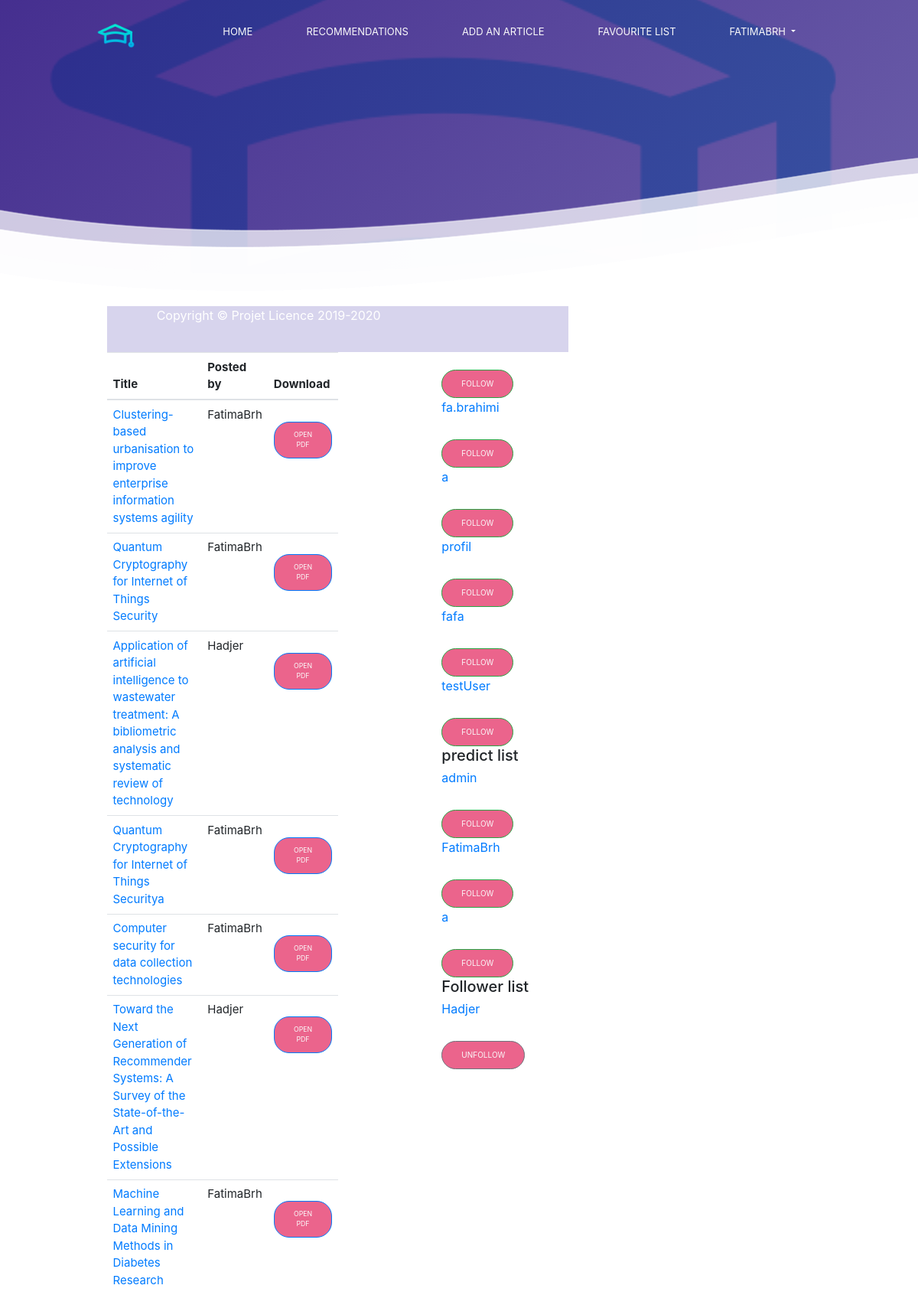
Screenshot of / (signed in) with the database file from the repository.
### articl/models.py (models this page shows, shortened)
class ArticlPub(models.Model):
    ArticlTYPE=(
      ('1','Research Article'),
      ('2','Research Paper'),
      ('3','Review Paper'),
      ('4','Review Article'),
      ('5','Peer-Reviewed Articles'),
    )
    DOMAINE=(
        ('1','Computer Hardware'),
        ('2','Computer Networking'),
        ('3','Computer Software'),
        ('4','Cloud computing'),
        ('5','Cyber Security and Ethical Hacking'),
        ('6','Data Science and Data Analysis'),
        ('7','Programming Language'),
        ('8','Artificial intelligence'),
        ('9','Operating system'),
        ('10','Web Development'),
        ('11','Web Designing'),
        ('12','Graphics design'),
        ('13','Network Analytics and testing'),
        ('14','Robotics'),
        ('15','others field'),
        )
    user = models.ForeignKey(settings.AUTH_USER_MODEL, on_delete=models.CASCADE)
    titre=models.CharField(max_length=500)
    resumé=models.CharField(max_length=2000, blank=True)
    keywords=models.CharField(max_length=500, blank=True)
    maison_ed=models.CharField(max_length=500,blank=True)
    typeArticl=models.CharField(max_length=100,blank=False,choices=ArticlTYPE)
    path=models.FileField(blank=True,null=True,upload_to='chapter/%Y/')
    auteurEcrit = models.ManyToManyField(Profile, blank=True, null=True)
    favourite = models.ManyToManyField(User,related_name='favourite', blank=True)
    timestamp = models.DateField(auto_now=False, auto_now_add=True)
    domaineArt=models.CharField(max_length=100,choices=DOMAINE,blank=False,default='Computer Software ')

### home/views.py (the view)
# urls.py: path(r'', HomeView.as_view(),name='home'),
class HomeView(TemplateView):
    template_name = 'home.html'
    def get(self, request):
        profiles=Profile.objects.exclude(id=request.user.id)
        users = User.objects.exclude(id=request.user.id)
        arts=ArticlPub.objects.all()
        follower, created = Follower.objects.get_or_create(current_user=request.user)
        followers = follower.users.all()
        predict_list = get_predict_list(request.user)
        print(predict_list)
        demographic_list = demographic(request.user)
        print(demographic_list)
        for item in demographic_list.keys():
            if item not in predict_list:
                predict_list.append(item)
        rec=User.objects.filter(pk__in=predict_list)
        articlList = []
        for value in predict_list:
            articlList.append(value)
        articls=ArticlPub.objects.filter(user__id__in=articlList) #get articles where user__id is __in the list articlList
        print(articlList)
        args = {'profiles':profiles,
        'arts':arts,
        'users':users,
        'followers':followers,
        'articls':articls,
        'rec':rec}
        return render(request, self.template_name, args)

### articl/recommender.py (called while the page is built)
def get_ratings_vector(user):
    ratings = Note.objects.filter(user_id=user,note__gt=0).values('articl', 'note')
    res = {}
    for r in ratings:
        res[r['articl']] = r['note']
    return res

def cosine_sim(user1_r,user2_r):
    result = 0.0
    l1=list(user1_r.keys())
    l2=list(user2_r.keys())
    common_item=list(set(l1).intersection(l2))
    if len(common_item) == 0:
        return 0
    top_result = 0.0
    bottom_left_result = 0.0
    bottom_right_result = 0.0
    for item in common_item:
        rxs = user1_r[item]
        rys = user2_r[item]
        top_result += (rxs) * (rys)
        bottom_left_result += pow(rxs, 2)
        bottom_right_result += pow(rys, 2)
    bottom_left_result = math.sqrt(bottom_left_result)
    bottom_right_result = math.sqrt(bottom_right_result)
    result = top_result / (bottom_left_result * bottom_right_result)
    return result

def get_predict_list(user):
    users=User.objects.all().exclude(pk=user.pk)
    follower, created = Follower.objects.get_or_create(current_user=user)
    followers = follower.users.all().values('pk','username')
    v1 = get_ratings_vector(user.pk)
    if not v1:
        return[]
    profile_no_followed = []
    for u in users:
        if u.pk in followers.values():
            continue
        profile_no_followed.append(u)
    similarity_to_user = {}
    for p in profile_no_followed:
        v2 = get_ratings_vector(p.pk)
        similarity=cosine_sim(v1,v2)
        if similarity > 0 :
            similarity_to_user[p.pk]=similarity
    list = []
    knn=sorted(similarity_to_user.items(),key=lambda t: t[1] , reverse=True)[:20]
    for i in knn:
        list.append(i[0])
    return list

### home/templates/home.html
{%  extends 'base.html' %}
{% block content %}
    <div style="container-fluid"" >
        <div class="col-8" style="float:left; width: 70%">
            <table class="table mb-0 " style="float:left; width: 50%">
                <thead>
                  <tr>
                    <th>Title</th>
                    <th>Posted by</th>
                    <th>Download</th>
                  </tr>
                </thead>
            <tbody>
                {% for art in arts %}
                    <tr>
                        <td><a href=" {% url 'articl:detail_articl' pk=art.pk %} "> {{art.titre}} </a> </td>
                        <td>{{art.user}} </td>
                        <td><a href="{{art.path.url}}" class="btn btn-primary btn-sm" target="_blank"> Open pdf </a>
                        </td>
                    </tr>
                {% endfor %}
            </tbody>
        </div>
        <div class="col-4" style="float:right;width: 30%" >
            <h2>Other peaple</h2>
            {% for user in users %}
                {% if not user in followers %}
                    <a href="{%  url 'accounts:profile_with_pk' pk=user.pk  %}">
                        <p> {{  user.username }}</p>
                    </a>
                    <a href=" {% url 'home:change_followers' operation='add' pk=user.pk  %} ">
                        <button type="button" class="btn btn-success">follow</button>
                    </a>
                {% endif %}
            {% endfor %}
            <h2>predict list</h2>
            {% for p in rec %}
                {% if not p in followers %}
                    <a href="{%  url 'accounts:profile_with_pk' pk=p.pk  %}">
                        <p> {{  p }}</p>
                    </a>
                    <a href=" {% url 'home:change_followers' operation='add' pk=p.pk  %} ">
                        <button type="button" class="btn btn-success">follow</button>
                    </a>
                {% endif %}
             {% endfor %}
            <h2>Follower list</h2>
            {% for follower in followers %}
                <a href="{%  url 'accounts:profile_with_pk' pk=follower.pk  %}">
                    <p> {{  follower.username }}</p>
                </a>
                <a href=" {% url 'home:change_followers' operation='remove' pk=follower.pk  %} ">
                    <button type="button" class="btn btn-secondary">Unfollow</button>
                </a>
            {% endfor %}
        </div>
    </div>
{% endblock %}

### templates/base.html (shortened to what this page needs)
{% load static %}
<!doctype html>
<html lang="en">
<head>
    <link rel="stylesheet" href="https://stackpath.bootstrapcdn.com/bootstrap/4.3.1/css/bootstrap.min.css">
    <link rel="stylesheet" href="https://cdn.jsdelivr.net/npm/bootstrap-select@1.13.14/dist/css/bootstrap-select.min.css">
    <link href="https://unpkg.com/ionicons@4.5.10-0/dist/css/ionicons.min.css" rel="stylesheet">
    <link rel="stylesheet" type="text/css" href="{% static 'css/styles.css' %}"  >
</head>
<body>
    {% if user.is_authenticated %}
    <header>
        <div class="container">
            <nav>
                    <div class="nav-brand">
                        <a href="{%  url 'home:home'  %}">
                            <img src="{% static 'image/logo.png' %}" alt="" >
                        </a>
                    </div>
                    <ul class="nav-list">
                            <li class="nav-item">
                                <a class="nav-link" href="{%  url 'home:home'  %}">Home</a>
                            </li>
                            <li class="nav-item">
                                <a class="nav-link" href="{%  url 'articl:recommandation'  %}">RECOMMENDATIONS</a>
                            </li>
                            <li class="nav-item">
                                <a class="nav-link" href="{%  url 'articl:postarticl'  %}"> Add an article </a>
                            </li>
                            <li class="nav-item">
                                <a class="nav-link" href="{%  url 'articl:favourite_list'  %}"> Favourite list</a>
                            </li>
                            <li class="nav-item dropdown">
                                <a class="nav-link dropdown-toggle" href="#" id="navbarDropdown" role="button" data-toggle="dropdown" aria-haspopup="true" aria-expanded="false">
                                  {{user.username}}
                                </a>
                              </li>
                    </ul>
            </nav>
        </div>
    </header>
    <section class="hero">
    </section>
   {% endif %}
    <section class="experience">
        <div class="container">
            {% block content %}
            {% endblock %}
         </div>
    </section>
    <div class="footer ">
        <div class="footer-content">
            <p >Copyright &copy; Projet Licence 2019-2020</p>
        </div>
    </div>
</body>
</html>

### static/css/styles.css (style rules this page uses)
*, *::before, *::after { margin: 0; padding: 0; box-sizing: inherit; }
html { font-family: 'Nunito', sans-serif; font-size: 10px; box-sizing: border-box; }
a { text-decoration: none; font-size: 1.5rem; }
ul { list-style: none; }
p { width:500px; font-size: 1.6rem; }
img { width: 150%; height: auto; }
section { padding: 5rem 0; font-size: 1.5rem; }
.footer { background:#d7d4ed; position:relative; left: 0; bottom: 0; width: 100%; color: white; text-align: center; height:60px; }
header { width: 100%; height: 5rem; position:absolute; top:0; left:0; z-index: 1; }
.container { height:100%; width: 100%; max-width: 98rem; margin: 0 auto; padding: 0 1.5rem; font-size: 1.5rem; }
nav { width: 100%; display: flex; align-self: center; justify-content: space-between; padding: 2rem 0; }
.nav-brand { width: 2rem; }
.nav-list { width: 25rem; height: 100vh; background-color: #d7d4ed; position: fixed; top: 0; right: -26rem ; display: flex; flex-direction: column; align-items: center; justify-content: center; z-index: 1500; transition: all 650ms ease-in-out; }
.nav-item { margin: 1.5rem 0; }
.nav-link { font-size:1.6rem ; text-transform: uppercase; color: rgba(0, 0, 0, .7); }
.hero { width: 100%; height: 45vh; background:linear-gradient(135deg,rgba(49, 24, 131, 0.9),rgba(72,56, 149, 0.8) 100%), url( '../image/logo.png') center no-repeat ; background-size:cover ; position: relative; }
.hero::before { content: ""; position: absolute; left: 0; bottom:0 ; width: 100%; height: 4.7rem; background: url('../image/wave-small.png')center no-repeat; background-size: cover; }
.btn { background-color: #eb648c; border-radius: 2rem; color: #fafafa; display: inline-block; margin-top:2rem ; padding: 1rem 2.5rem; text-transform: uppercase; transition: background-color 650ms; }
.experience { padding: 0; }
@media screen and (min-width:470px) { .hero::before { height: 9.4rem; background: url("../image/wave-medium.png"); background-size: cover; } }
@media screen and (min-width:700px) { header { height: 8rem; } }
@media screen and (min-width:700px) { .nav-brand { width: 3.5rem; } }
@media screen and (min-width:700px) { .nav-list { width: initial; height: initial; background-color: transparent; position: initial; top: initial; right: initial; display: flex; flex-direction: row; transition: initial; } }
@media screen and (min-width:700px) { .nav-item { margin: 0 2.5rem; } }
@media screen and (min-width:700px) { .nav-link, .current { color: #fafafa; position: relative; font-size: 1.3rem; } }
@media screen and (min-width:700px) { .nav-link::before, .current::before { content: ""; position: absolute; left: 0; bottom: -.5rem; background-color: #eb648c; width: 100%; height: 2px; transform: scaleX(0); transform-origin: left; transform: tranform 650ms; } }
@media screen and (min-width:900px) { .hero::before { height: 22.7rem; background: url("../image/wave-large.png"); background-size: cover; } }
@media screen and (min-width:1200px) { .hero { height: 50vh; } }

### rows the page displays
ArticlPub: titre "Clustering-based urbanisation to improve enterprise information systems agility", user "FatimaBrh"
ArticlPub: titre "Quantum Cryptography for Internet of Things Security", user "FatimaBrh"
ArticlPub: titre "Application of artificial intelligence to wastewater treatment: A bibliometric analysis and systematic review of technology", user "Hadjer"
ArticlPub: titre "Quantum Cryptography for Internet of Things Securitya", user "FatimaBrh"
ArticlPub: titre "Computer security for data collection technologies", user "FatimaBrh"
ArticlPub: titre "Toward the Next Generation of Recommender Systems: A Survey of the State-of-the-Art and Possible Extensions", user "Hadjer"
ArticlPub: titre "Machine Learning and Data Mining Methods in Diabetes Research", user "FatimaBrh"

### other values shown
{{ user.username }} "FATIMABRH"
{{ user.username }} "fa.brahimi"
{{ user.username }} "a"
{{ user.username }} "profil"
{{ user.username }} "fafa"
{{ user.username }} "testUser"
{{ p }} "admin"
{{ p }} "FatimaBrh"
{{ p }} "a"
{{ follower.username }} "Hadjer"
